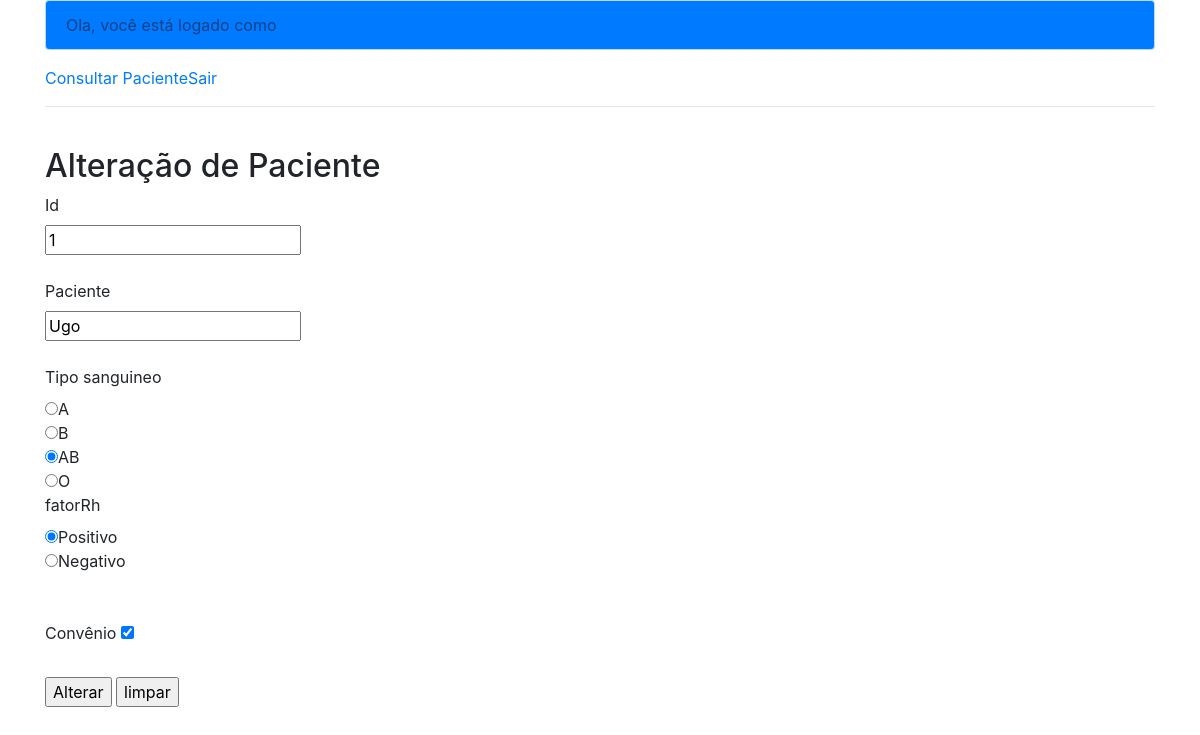
The page /frmAlteraPaciente.php?id=1 on the database its author committed.
### tables this page shows
CREATE TABLE IF NOT EXISTS `tb_paciente` (
  `id_paciente` int NOT NULL AUTO_INCREMENT,
  `paciente` varchar(80) NOT NULL,
  `tipo_sanguineo` char(2) NOT NULL,
  `fator_rh` char(1) NOT NULL,
  `convenio` tinyint(1) NOT NULL,
  PRIMARY KEY (`id_paciente`)
);

### frmAlteraPaciente.php (the view, shortened to what this page needs)
<!DOCTYPE html>
<html lang="pt-br">
  <head>
  <head>
  </head>
  <body>
   <?php
     include "menu.php";
	 ?>
  <div class="container">
   <?php
	    $id=$_GET["id"];
         include_once ("conexao.php");
		 $comandoSql="select * from tb_paciente where id_paciente=$id";
		 $result= mysqli_query($con, $comandoSql);
		if($dados=mysqli_fetch_assoc($result)){
			$p= $dados["paciente"];
			$t= $dados["tipo_sanguineo"];
			$f= $dados["fator_rh"];
			$c= $dados["convenio"];
	 	}
	?>
	<br>
	<h2> Alteração de Paciente </h2>
     <form name="frmPaciente"    action="alteraPaciente.php"  method="POST">
		  <label for="id">Id</label><br>
         <input type="text" readonly name="id" value="<?php echo $id  ?>"   required="required">
		 <br> <br>
		 <label for="paciente">Paciente</label><br>
         <input type="text" name="paciente" required="required" value="<?php echo $p ?>">
		 <br> <br>
		 <label for="tipoSanguineo">Tipo sanguineo</label> <br>
         <input type="radio" name="tipoSanguineo" value="A" <?php if ($t=='A') echo 'checked' ?>>A<br>
		 <input type="radio" name="tipoSanguineo" value="B" <?php if ($t=='B') echo 'checked' ?>>B <br>
		 <input type="radio" name="tipoSanguineo" value="AB" <?php if ($t=='AB') echo 'checked' ?>>AB<br>
		 <input type="radio" name="tipoSanguineo" value="O" <?php if ($t=='O') echo 'checked' ?>>O<br>
		  <label for="fatorRh">fatorRh</label> <br>
          <input type="radio" name="fatorRh" value="+" <?php if ($f=='+') echo 'checked' ?> >Positivo<br>
		  <input type="radio" name="fatorRh" value="-"<?php if ($f=='-') echo 'checked' ?>>Negativo <br>
		 <br>
		  <br>
		  <label for="convenio"> Convênio </label>
		 <input type="checkbox" name="convenio" <?php if($c==1) echo'checked'?>>
		 <br> <br>
           <input type="submit" name="alterar" value="Alterar" >
           <input type="reset" name="limpar" value="limpar">
	</form>
   </div>
  </body>
</html>

### rows shown on the page
tb_paciente: paciente "Ugo", tipo_sanguineo "☑", fator_rh "☑", convenio "☑"
